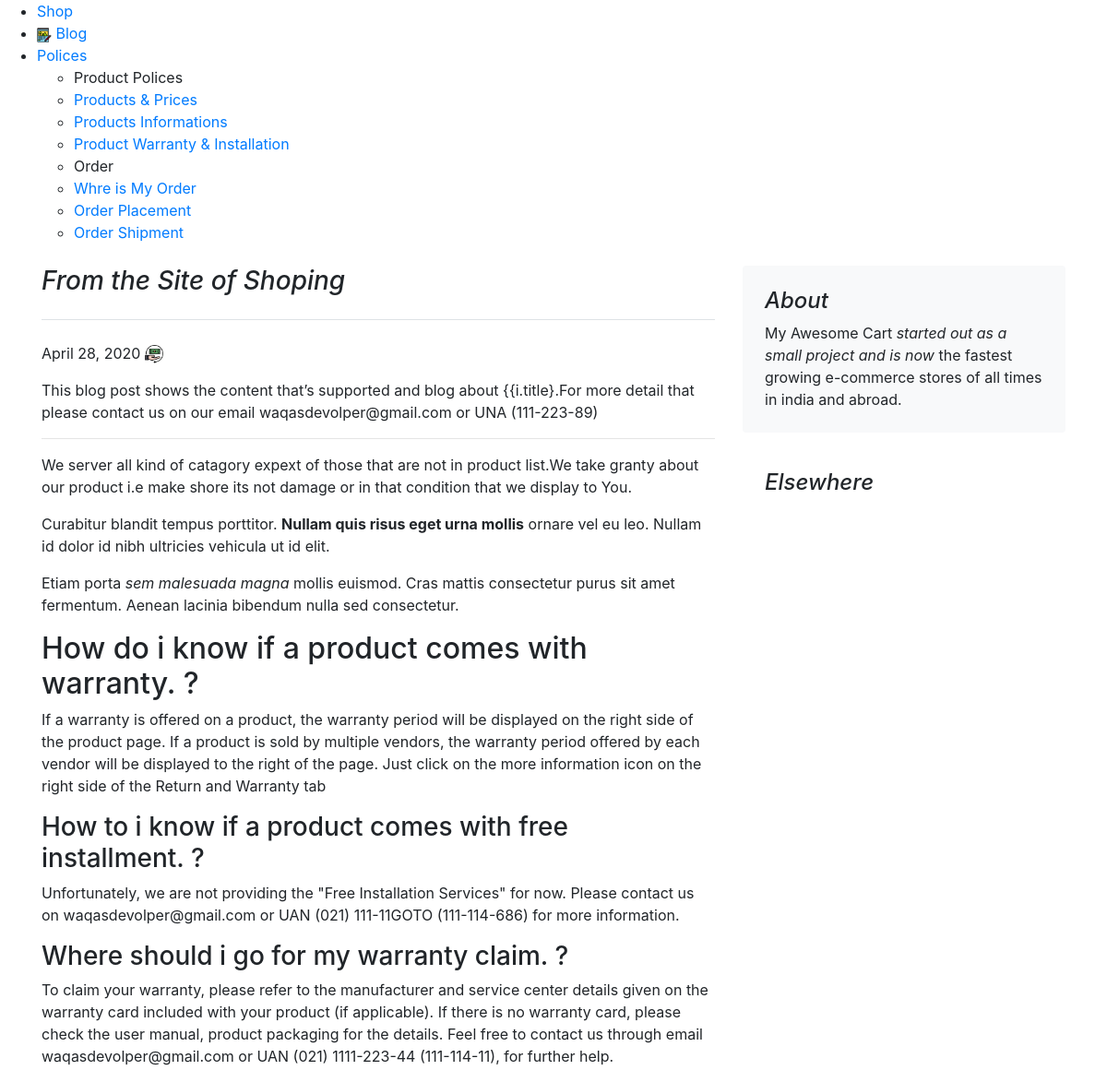
The page /Blog/blogpost/3/ on the database its author committed.
### Blog/models.py (models this page shows)
class Blogpost(models.Model):
    post_id = models.AutoField(primary_key=True)
    Head_title = models.CharField(max_length=50,default='')
    title = models.CharField(max_length=50)
    head0 = models.CharField(max_length=500, default="")
    chead0 = models.CharField(max_length=5000, default="")
    head1 = models.CharField(max_length=500, default="")
    chead1 = models.CharField(max_length=5000, default="")
    head2 = models.CharField(max_length=500, default="")
    chead2 = models.CharField(max_length=5000, default="")
    pub_date = models.DateField()
    thumbnail = models.ImageField(upload_to='shop/images', default="")
    def __str__(self):
        return self.title

### Blog/views.py (the view)
# urls.py: path("blogpost/<int:pid>/", views.blogpost, name="blogHome")
def blogpost(request,pid):
    DBpost= models.Blogpost.objects.filter(post_id=pid)
    print(DBpost)
    DBDictict = {'post':DBpost}
    return render(request, 'Blog/blogpost.html',DBDictict)

### Blog/templates/blog/blogpost.html (shortened to what this page needs)
{% extends 'blog/basic.html' %} {% block body %}
<div class="container">
    <div class="row mt-4">
        <div class="col-md-8 blog-main">
            <h3 class="pb-4 mb-4 font-italic border-bottom">
                From the Site of Shoping
            </h3>
            {% for i in post %}
            <div class="blog-post">
                <p class="blog-post-meta">{{i.pub_date}} <span><img src="/media/{{i.thumbnail}}" alt="thumbnail" width="20px" height="20px"></span></p>
                <p>This blog post shows the content that’s supported and blog about {{i.title}.For more detail that please contact us on our email waqasdevolper@gmail.com or UNA (111-223-89)</p>
                <hr>
                <p>We server all kind of catagory expext of those that are not in product list.We take granty about our product i.e make shore its not damage or in that condition that we display to You.</p>
                <blockquote>
                    <p>Curabitur blandit tempus porttitor. <strong>Nullam quis risus eget urna mollis</strong> ornare vel eu leo. Nullam id dolor id nibh ultricies vehicula ut id elit.</p>
                </blockquote>
                <p>Etiam porta <em>sem malesuada magna</em> mollis euismod. Cras mattis consectetur purus sit amet fermentum. Aenean lacinia bibendum nulla sed consectetur.</p>
                <h2>{{i.head0}}</h2>
                <p>{{i.chead0}}</p>
                <h3>{{i.head1}}</h3>
                <p>{{i.chead1}}</p>
                <h3>{{i.head2}}</h3>
                <p>{{i.chead2}}</p>
            </div>
            {% endfor %}
        </div>
        <aside class="col-md-4 blog-sidebar">
            <div class="p-4 mb-3 bg-light rounded">
                <h4 class="font-italic">About</h4>
                <p class="mb-0">My Awesome Cart <em>started out as a small project and is now</em> the fastest growing e-commerce stores of all times in india and abroad.</p>
            </div>
            <div class="p-4">
                <h4 class="font-italic">Elsewhere</h4>
            </div>
        </aside>
    </div>
</div>
{% endblock %}

### rows shown on the page
Blogpost: pub_date "April 28, 2020", thumbnail (picture), head0 "How do i know if a product comes with warranty. ?", chead0 "If a warranty is offered on a product, the warranty period will be displayed on the right side of the product page. If a product is sold by multiple vendors, the warranty period offered by each vendor will be displayed to the right of the page. Just click on the more information icon on the right side of the Return and Warranty tab", head1 "How to i know if a product comes with free installment. ?", chead1 "Unfortunately, we are not providing the \"Free Installation Services\" for now. Please contact us on waqasdevolper@gmail.com or UAN (021) 111-11GOTO (111-114-686) for more information.", head2 "Where should i go for my warranty claim. ?", chead2 "To claim your warranty, please refer to the manufacturer and service center details given on the warranty card included with your product (if applicable). If there is no warranty card, please check the user manual, product packaging for the details. Feel free to contact us through email waqasdevolper@gmail.com or UAN (021) 1111-223-44 (111-114-11), for further help."
